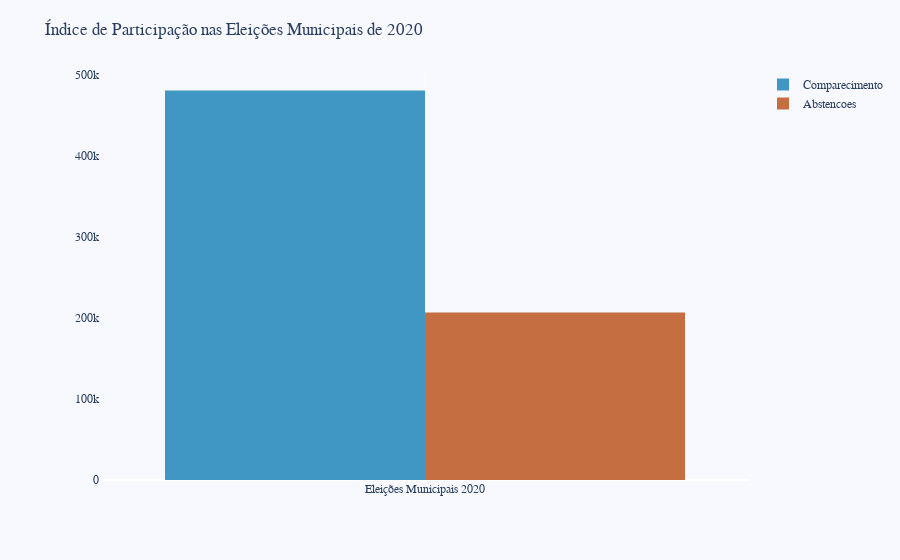

Write notebook code for a chart like this one.
### Code cell
eleicoes(tbt_eleicao).show()

### Figure 1 — Plotly figure (JSON) as saved in the notebook; plotly's stock layout.template omitted (floating-point values rounded to 4 significant figures)
{"data": [{"marker": {"color": "#4197c4", "line": {"color": "rgba(0, 0, 0, 0)", "width": 1}}, "name": "Comparecimento", "type": "bar", "x": ["Eleições Municipais 2020"], "y": [480843]}, {"marker": {"color": "#C46E41", "line": {"color": "rgba(0, 0, 0, 0)", "width": 1}}, "name": "Abstencoes", "type": "bar", "x": ["Eleições Municipais 2020"], "y": [206757]}], "layout": {"font": {"family": "Hind", "size": 12}, "margin": {"b": 80, "l": 100, "r": 20, "t": 70}, "paper_bgcolor": "rgb(248, 248, 255)", "plot_bgcolor": "rgb(248, 248, 255)", "title": {"text": "Índice de Participação nas Eleições Municipais de 2020"}, "xaxis": {"showgrid": true, "showline": false, "showticklabels": true, "zeroline": false}, "xaxis2": {"dtick": 25000, "showgrid": true, "showline": false, "showticklabels": true, "side": "right", "zeroline": false}, "yaxis": {"showgrid": false, "showline": false, "showticklabels": true}, "yaxis2": {"linecolor": "#4197c4", "linewidth": 2, "showgrid": false, "showline": true, "showticklabels": false}}}
